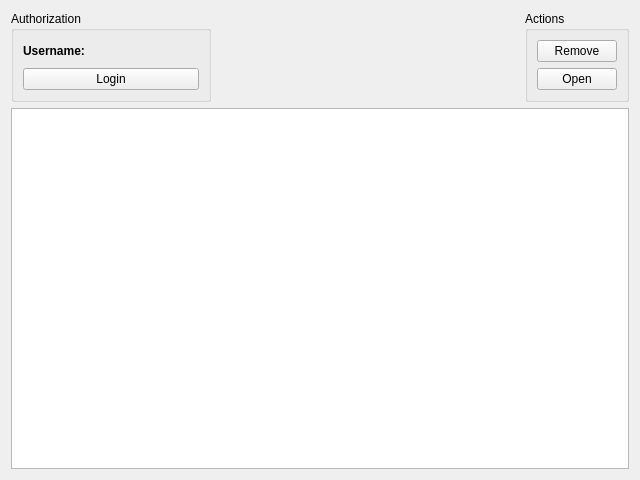
<?xml version="1.0" encoding="UTF-8"?>
<ui version="4.0">
 <class>ImgurPage</class>
 <widget class="QWidget" name="ImgurPage">
  <property name="geometry">
   <rect>
    <x>0</x>
    <y>0</y>
    <width>640</width>
    <height>480</height>
   </rect>
  </property>
  <property name="windowTitle">
   <string>Form</string>
  </property>
  <layout class="QGridLayout" name="gridLayout_2">
   <item row="0" column="2">
    <spacer name="horizontalSpacer">
     <property name="orientation">
      <enum>Qt::Horizontal</enum>
     </property>
     <property name="sizeHint" stdset="0">
      <size>
       <width>280</width>
       <height>20</height>
      </size>
     </property>
    </spacer>
   </item>
   <item row="0" column="0">
    <widget class="QGroupBox" name="groupBox">
     <property name="minimumSize">
      <size>
       <width>200</width>
       <height>0</height>
      </size>
     </property>
     <property name="title">
      <string>Authorization</string>
     </property>
     <layout class="QGridLayout" name="gridLayout">
      <item row="0" column="0">
       <widget class="QLabel" name="label">
        <property name="text">
         <string>&lt;html&gt;&lt;head/&gt;&lt;body&gt;&lt;p&gt;&lt;span style=&quot; font-weight:600;&quot;&gt;Username:&lt;/span&gt;&lt;/p&gt;&lt;/body&gt;&lt;/html&gt;</string>
        </property>
       </widget>
      </item>
      <item row="0" column="1">
       <widget class="QLabel" name="usernameLabel">
        <property name="text">
         <string/>
        </property>
       </widget>
      </item>
      <item row="1" column="0" colspan="2">
       <widget class="QPushButton" name="loginLogoutBtn">
        <property name="text">
         <string>Login</string>
        </property>
       </widget>
      </item>
     </layout>
    </widget>
   </item>
   <item row="1" column="0" colspan="4">
    <widget class="QTreeView" name="view"/>
   </item>
   <item row="0" column="3">
    <widget class="QGroupBox" name="groupBox_2">
     <property name="title">
      <string>Actions</string>
     </property>
     <layout class="QVBoxLayout" name="verticalLayout">
      <item>
       <widget class="QPushButton" name="removeBtn">
        <property name="text">
         <string>Remove</string>
        </property>
       </widget>
      </item>
      <item>
       <widget class="QPushButton" name="openBtn">
        <property name="text">
         <string>Open</string>
        </property>
       </widget>
      </item>
     </layout>
    </widget>
   </item>
   <item row="0" column="1">
    <widget class="ProgressWidget" name="progressWidget" native="true"/>
   </item>
  </layout>
 </widget>
 <customwidgets>
  <customwidget>
   <class>ProgressWidget</class>
   <extends>QWidget</extends>
   <header>gui/widgets/ProgressWidget.h</header>
   <container>1</container>
  </customwidget>
 </customwidgets>
 <resources/>
 <connections/>
</ui>
